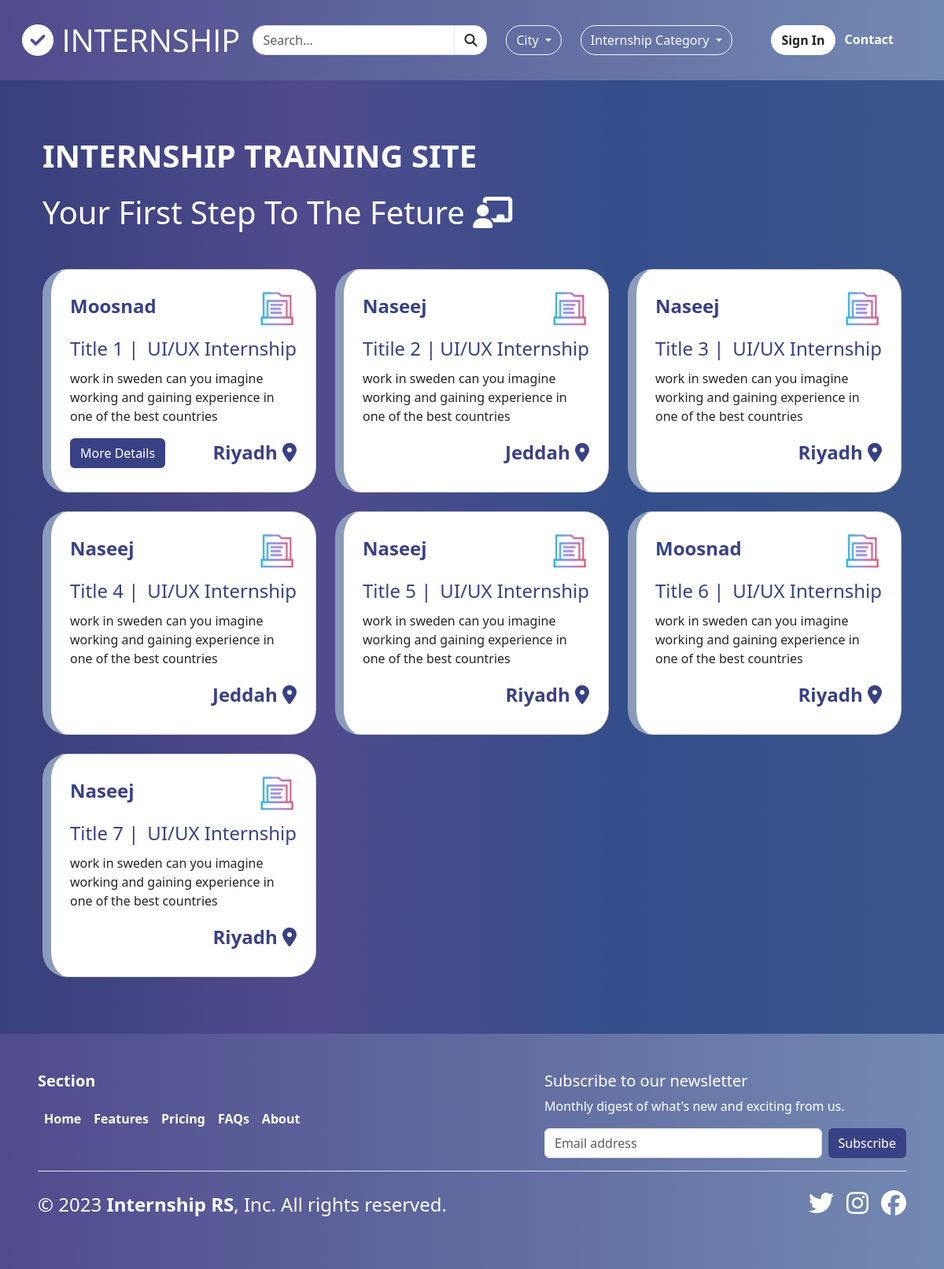
The page / on the database its author committed.
### internships/models.py (models this page shows, shortened)
class Internship(models.Model):
    title = models.CharField(max_length=255)
    internship_category = models.ForeignKey(
        InternshipCategory,
        null=True,
        on_delete=models.CASCADE,
    )
    internship_type = models.ForeignKey(
        InternshipType,
        null=True,
        on_delete=models.CASCADE,
    )
    description = models.TextField(validators=[MinLengthValidator(100)])
    image = models.ImageField(upload_to="internship", blank=True)
    company = models.CharField(max_length=255)
    location = models.CharField(max_length=255)
    country = models.ForeignKey(Country, null=True, on_delete=models.CASCADE)
    city = models.ForeignKey(City, null=True, on_delete=models.CASCADE)
    start_date = models.DateField(blank=True, null=True)
    end_date = models.DateField(blank=True, null=True)
    duration = models.IntegerField(blank=True, null=True)
    stipend = models.IntegerField(blank=True, null=True)
    apply_by = models.DateField(blank=True, null=True)
    url = models.URLField(blank=True, null=True)
    created_at = models.DateTimeField(auto_now_add=True)
    updated_at = models.DateTimeField(auto_now=True)

class InternshipCategory(models.Model):
    name = models.CharField(max_length=255)
    def __str__(self):
        return self.name

class City(models.Model):
    name = models.CharField(max_length=255)
    state = models.CharField(max_length=255)
    country = models.ForeignKey(Country, null=True, on_delete=models.CASCADE)
    def __str__(self):
        return self.name

### internships/views.py (the view)
# urls.py: path("", IndexView.as_view(), name="index"),
class IndexView(CreateView):
    template_name = "site/index.html"
    def get(self, request, *args, **kwargs):
        context = {
            "title": "Home",
        }
        return render(request, self.template_name, context)

### internships/context_processors.py (called while the page is built, shortened)
def get_countries(request):
    return {"countries": Country.objects.all()}

def get_cities(request):
    return {"cities": City.objects.all()}

def get_internship_categories(request):
    return {"internship_categories": InternshipCategory.objects.all()}

def get_internship_types(request):
    return {"internship_types": InternshipType.objects.all()}

def get_internships(request):
    filters = Q()
    if request.GET.get("q"):
        filters &= Q(title__icontains=request.GET.get("q"))
    internships = Internship.objects.filter(filters)
    return {"internships": Internship.objects.all()}

### templates/site/index.html (shortened to what this page needs)
{% extends 'site/base_site.html' %}
{% load i18n static %}
{% block navbar %}{% include 'site/include/navbar.html' %}{% endblock %}
{% block content %}
    <h1 class="mb-4 text-white text-uppercase fw-bolder">{% trans 'Internship Training Site' %}</h1>
    <h1 class="mb-4 text-white text-capitalize">{% trans 'Your First Step to the Feture' %} <i class="fa-solid fa-chalkboard-user"></i></h1>
    {% include 'site/include/internship.html' with bookmark="True" %}
{% endblock %}
{% block footer %} {% include 'site/include/footer.html' %}{% endblock %}

### templates/site/base_site.html (shortened to what this page needs)
{% extends 'site/base.html' %}

### templates/site/base.html (shortened to what this page needs)
{% load i18n static %}
<!DOCTYPE html>
{% get_current_language as LANGUAGE_CODE %}{% get_current_language_bidi as LANGUAGE_BIDI %}
<html lang="{{ LANGUAGE_CODE|default:'en-us' }}" dir="{{ LANGUAGE_BIDI|yesno:'rtl,ltr,auto' }}">
<head>
    <link rel="stylesheet" href="{% static 'bootstrap/css/bootstrap.min.css' %}">
    <link rel="stylesheet" href="{% static 'site/styles.css' %}">
</head>
<body class="{% block bodyclass %}{% endblock %}">
    {% block navbar %} {% endblock %}
    <div class="container mb-5 mt-5 p-4">{% block content %}{% endblock %}</div>
    {% block footer %} {% endblock %}
</body>
</html>

### templates/site/include/navbar.html (shortened to what this page needs)
{% load i18n static %}
<nav class="navbar navbar-expand-lg bg-inter p-3">
  <div class="container-fluid">
    <a class="navbar-brand text-white fs-1 text-uppercase" href="{% url 'index' %}"
      ><i class="fa-solid fa-circle-check"></i> {% trans 'Internship' %}</a
    >
    <div class="offcanvas offcanvas-end " id="mainNavbar">
      <div class="offcanvas-body align-items-center">
      <form class="me-4" role="search">
        <div class="input-group">
          <input
            type="text"
            name="q"
            value="{{ request.GET.q }}"
            class="form-control rounded-start-4"
            placeholder="{% trans 'Search...' %}"
            aria-label="Recipient's search"
          />
          <button type="submit" class="input-group-text bg-white rounded-end-4">
            <i class="fa-solid fa-magnifying-glass fa-beat"></i>
          </button>
        </div>
      </form>
      <div class="me-auto mb-2 mb-lg-0">
        <div class="row">
          <div class="col">
            <div class="dropdown">
              <button class="btn btn-outline-light dropdown-toggle rounded-5" type="button" id="dropdownCity" data-bs-toggle="dropdown" aria-expanded="false">
                {% trans 'City' %}
              </button>
            </div>
          </div>
          <div class="col">
            <div class="dropdown">
              <button class="btn btn-outline-light dropdown-toggle rounded-5" type="button" id="dropdownInternshipType" data-bs-toggle="dropdown" aria-expanded="false">
                {% trans 'Internship Category' %}
              </button>
            </div>
          </div>
        </div>
      </div>
      <div class="d-flex">
        {% if user.is_authenticated %}
        <div class="dropdown">
          <a class="btn border-0" href="#" role="button" id="dropdownUser" data-bs-toggle="dropdown" aria-expanded="false">
            {% if user.profile %}
              <img src="{{ user.profile.url }}" alt="user" class="rounded-circle" width="30" height="30">
              {% else %}
              <i class="fa-sharp fa-solid fa-user-tie text-white fs-4"></i>
            {% endif %}
          </a>
          <ul class="dropdown-menu" aria-labelledby="dropdownUser">
            <li><a class="dropdown-item" href="admin/recommends/user/{{ user.id }}/change/" target="_blank">{% trans 'Profile' %}</a></li>
            <li><a class="dropdown-item" href="{% url 'logout' %}">{% trans 'Logout' %}</a></li>
          </ul>
        </div>
        {% else %}
          <a class="btn bg-white fw-bolder rounded-5" href="{% url 'signin' %}">{% trans 'Sign In' %}</a>
        {% endif %}
        <a class="btn text-white fw-bolder me-4 border-0">
          {% trans 'Contact' %}
        </a>
      </div>
    </div>
    </div>
  </div>
</nav>

### templates/site/include/internship.html (shortened to what this page needs)
{% load i18n static %}
{% if internships %}
<div class="row row-cols-auto">
    {% for internship in internships %}
        <div class="col col-lg-4 mt-4">
            <div class="card rounded-5 p-2" style="border-left: 3mm solid #8b9bbc">
                <div class="card-body">
                    <div class="d-flex flex-row justify-content-between">
                        <h5 class="card-title text-inter-dark-blue fw-bolder fs-4 mt-2 text-capitalize">{{ internship.company }}
                        </h5>
                        {% if internship.image %}
                            <img src="{{ internship.image.url }}" class="card-img-top internship-image" alt="{{ internship.title }}">
                        {% else %}
                            <img src="{% static 'internship.png' %}" class="card-img-top internship-image" alt="{{ internship.title }}">
                        {% endif %}
                    </div>
                    <div class="d-flex flex-row justify-content-between">
                        <p class="card-title text-inter-dark-blue fs-4 mt-2 text-capitalize">{{ internship.title }} |</p>
                        <p class="card-title text-inter-dark-blue fs-4 mt-2 ps-1 text-capitalize">{{ internship.internship_category }}</p>
                    </div>
                    <p class="card-text">{{ internship.description|slice:":90" }}</p>
                    <div class="row">
                        <div class="col-auto me-auto">
                            {% if internship.url %}
                            <a href="{{ internship.url }}" class="btn bg-inter-dark-blue text-white" target="_blank">{% trans 'More Details' %}</a>
                            {% endif %}
                        </div>
                        <div class="col-auto">
                            <p class="card-title text-inter-dark-blue fs-4 fw-bolder">{{ internship.city }} <i class="fa-solid fa-location-dot"></i></p>
                        </div>
                    </div>
                </div>
            </div>
        </div>
    {% endfor %}
</div>
{%else%}
<div class="py-5 px-5 text-center">
    <i class="fa-solid fa-database text-white" style="font-size: 100px;"></i>
    <p class="text-white fs-1 mt-4">{% trans 'No Data Found' %}</p>
</div>
{% endif %}

### templates/site/include/footer.html (shortened to what this page needs)
{% load i18n static %}
<div class="container-fluid p-5 bg-inter">
    <footer class="">
        <div class="d-flex justify-content-between">
            <div>
                <h5 class="fw-bolder text-white">{% trans 'Section' %}</h5>
                <div class="navbar navbar-expand-lg">
                    <ul class="navbar-nav">
                        <li class="nav-item"><a href="#" class="nav-link text-white fw-bold">{% trans 'Home' %}</a></li>
                        <li class="nav-item"><a href="#" class="nav-link text-white fw-bold">{% trans 'Features' %}</a></li>
                        <li class="nav-item"><a href="#" class="nav-link text-white fw-bold">{% trans 'Pricing' %}</a></li>
                        <li class="nav-item"><a href="#" class="nav-link text-white fw-bold">{% trans 'FAQs' %}</a></li>
                        <li class="nav-item"><a href="#" class="nav-link text-white fw-bold">{% trans 'About' %}</a></li>
                    </ul>
                </div>
            </div>
            <div class="col-md-5 offset-md-1 mb-3">
                <form>
                    <h5 class="text-white">{% trans 'Subscribe to our newsletter' %}</h5>
                    <p class="text-white">{% trans 'Monthly digest of what\'s new and exciting from us.' %}</p>
                    <div class="d-flex flex-column flex-sm-row w-100 gap-2">
                        <input id="newsletter1" type="text" class="form-control" placeholder="{% trans 'Email address' %}">
                        <button class="btn bg-inter-dark-blue text-white" type="button">{% trans 'Subscribe' %}</button>
                    </div>
                </form>
            </div>
        </div>
        <div class="d-flex flex-column flex-sm-row justify-content-between pt-4 border-top">
            <p class="text-white fs-4">© {% now 'Y' %} <span class="fw-bolder">{% trans 'Internship RS' %}</span>, {% trans 'Inc. All rights reserved.' %}</p>
            <ul class="list-unstyled d-flex">
                <li class="ms-3"><a class="link-dark" href="#"><i class="fa-brands fa-twitter text-white fs-2"></i></a></li>
                <li class="ms-3"><a class="link-dark" href="#"><i class="fa-brands fa-instagram text-white fs-2"></i></a></li>
                <li class="ms-3"><a class="link-dark" href="#"><i class="fa-brands fa-facebook text-white fs-2"></i></a></li>
            </ul>
        </div>
    </footer>
</div>

### static/site/styles.css (style rules this page uses)
.navbar-brand { font-family: "Open Sans", sans-serif; }
.bg-inter { background: linear-gradient(to right, #504b8d, #7289b2); }
.bg-inter-dark-blue { background: #394185; }
.text-inter-dark-blue { color: #394185; }
.internship-image { width: 50px; height: 50px; }
body { background: linear-gradient(to right, #383f7b, #504b8d, #334e8b, #3c568c); }

### rows shown on the page
Internship: company "Moosnad", title "Title 1", internship_category "UI/UX Internship", description "work in sweden can you imagine working and gaining experience in one of the best countries", city "Riyadh"
Internship: company "Naseej", title "Titile 2", internship_category "UI/UX Internship", description "work in sweden can you imagine working and gaining experience in one of the best countries", city "Jeddah"
Internship: company "Naseej", title "Title 3", internship_category "UI/UX Internship", description "work in sweden can you imagine working and gaining experience in one of the best countries", city "Riyadh"
Internship: company "Naseej", title "Title 4", internship_category "UI/UX Internship", description "work in sweden can you imagine working and gaining experience in one of the best countries", city "Jeddah"
Internship: company "Naseej", title "Title 5", internship_category "UI/UX Internship", description "work in sweden can you imagine working and gaining experience in one of the best countries", city "Riyadh"
Internship: company "Moosnad", title "Title 6", internship_category "UI/UX Internship", description "work in sweden can you imagine working and gaining experience in one of the best countries", city "Riyadh"
Internship: company "Naseej", title "Title 7", internship_category "UI/UX Internship", description "work in sweden can you imagine working and gaining experience in one of the best countries", city "Riyadh"
